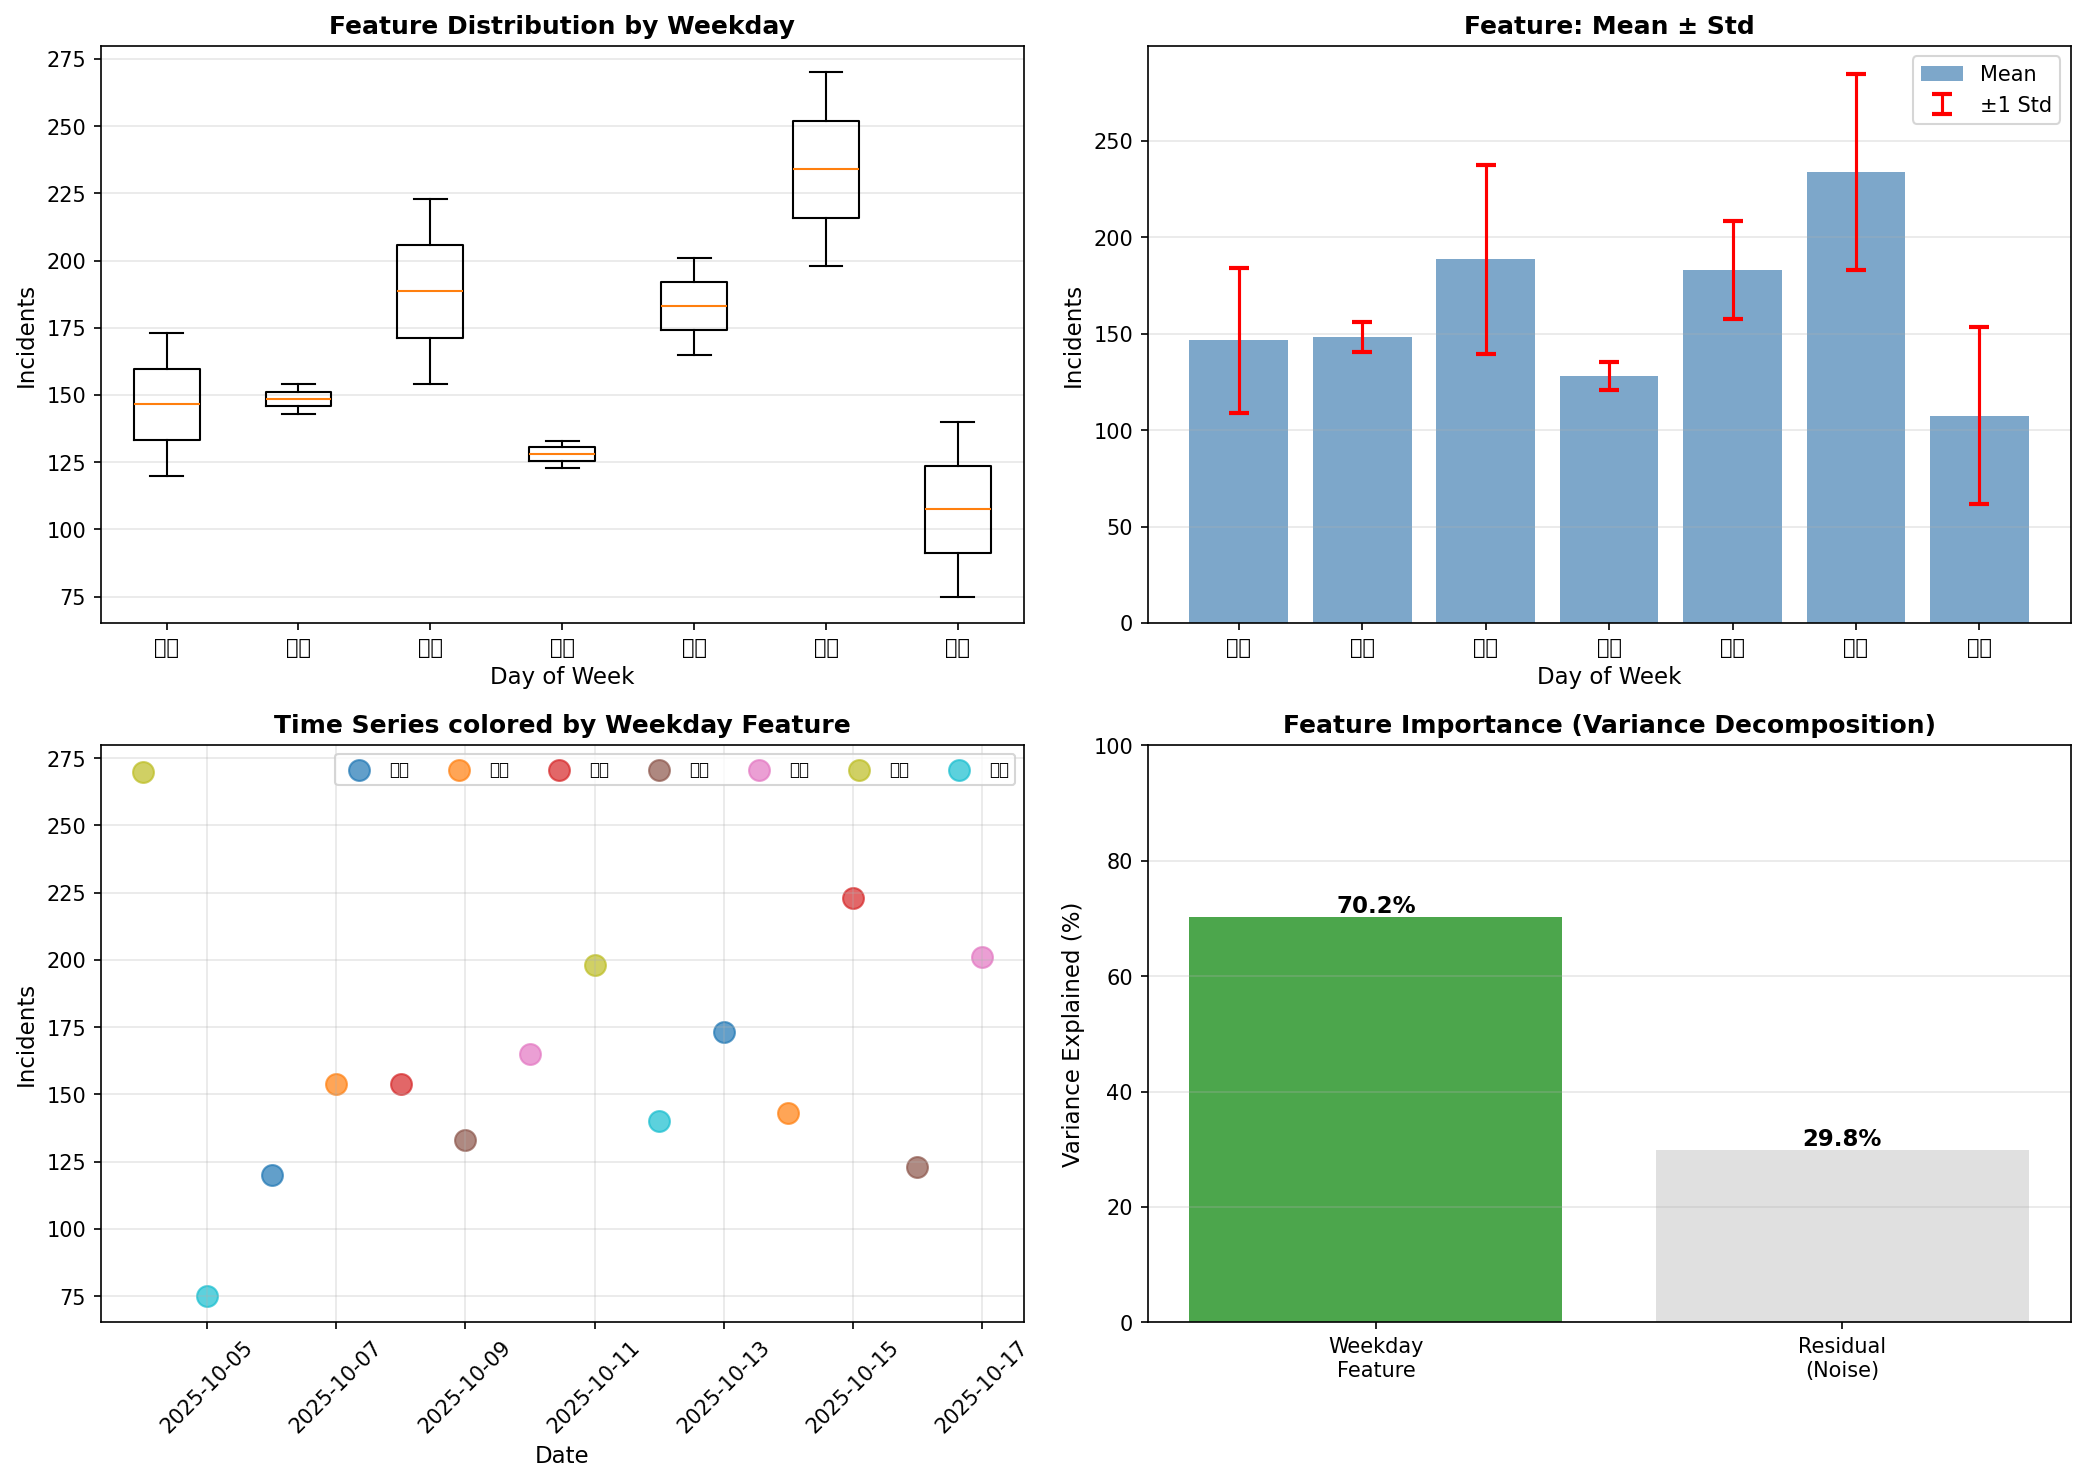

The Python source for this figure:
"""
Simple-14days 特征设计详解
"""

import pandas as pd
import numpy as np
import matplotlib.pyplot as plt
import matplotlib
matplotlib.use('Agg')

# 加载数据
df = pd.read_csv('./rawdata/raw_data.csv')
df['ds'] = pd.to_datetime(df['ds'])
df = df.sort_values('ds').reset_index(drop=True)

print("="*80)
print("Simple-14days 特征设计详解")
print("="*80)
print()

# 使用10月17日为截止点
cutoff_date = pd.Timestamp('2025-10-17')
df_train = df[df['ds'] <= cutoff_date].copy()
recent_14 = df_train.tail(14).copy()

print("【1】特征工程流程")
print("="*80)
print("""
Step 1: 提取最近14天数据
Step 2: 为每天标注星期几特征（dayofweek: 0-6）
Step 3: 按星期分组，计算统计量
Step 4: 对未来7天，使用对应星期的统计量进行预测
""")
print()

# Step 1-2: 特征提取
print("【2】原始数据 + 星期特征")
print("="*80)
recent_14['dayofweek'] = recent_14['ds'].dt.dayofweek
recent_14['dayname'] = recent_14['ds'].dt.day_name()

print("最近14天数据 (2025-10-04 到 2025-10-17):")
print(recent_14[['ds', 'dayname', 'dayofweek', 'y']].to_string(index=False))
print()

# Step 3: 特征统计
print("【3】特征统计量计算")
print("="*80)

weekday_features = recent_14.groupby(['dayofweek', 'dayname']).agg({
    'y': ['count', 'mean', 'std', 'min', 'max', 'median']
}).reset_index()

weekday_features.columns = ['dayofweek', 'dayname', 'count', 'mean', 'std', 'min', 'max', 'median']

print("按星期分组的特征:")
print(weekday_features.to_string(index=False))
print()

print("【4】特征详细解释")
print("="*80)
print()

for idx, row in weekday_features.iterrows():
    dow = int(row['dayofweek'])
    name = row['dayname']
    count = int(row['count'])
    mean = row['mean']
    std = row['std']
    min_val = row['min']
    max_val = row['max']
    median = row['median']
    
    print(f"{name} (dayofweek={dow}):")
    print(f"  样本数: {count} 个")
    print(f"  均值: {mean:.1f}")
    print(f"  标准差: {std:.1f}")
    print(f"  中位数: {median:.1f}")
    print(f"  范围: [{min_val:.0f}, {max_val:.0f}]")
    print(f"  变异系数: {std/mean:.3f}")
    
    # 找出这个星期的具体样本
    samples = recent_14[recent_14['dayofweek'] == dow]
    print(f"  具体样本:")
    for _, s in samples.iterrows():
        print(f"    {s['ds'].strftime('%Y-%m-%d')}: {int(s['y'])}")
    print()

print("="*80)
print("【5】特征设计的核心思想")
print("="*80)
print("""
特征类型: 单一类别特征
━━━━━━━━━━━━━━━━━━━━━━━━━━━━━━━━━━━━━━━━━━━━━━━━━━━━━

特征名: dayofweek (星期几)
特征值: 0-6 (整数，代表周一到周日)
特征类型: Categorical (类别型)

预测逻辑:
━━━━━━━━━━━━━━━━━━━━━━━━━━━━━━━━━━━━━━━━━━━━━━━━━━━━━
IF 预测日期是周一 (dayofweek=0):
    THEN 预测值 = 最近14天中所有周一的均值
    
IF 预测日期是周二 (dayofweek=1):
    THEN 预测值 = 最近14天中所有周二的均值
    
... (依此类推)

置信区间:
━━━━━━━━━━━━━━━━━━━━━━━━━━━━━━━━━━━━━━━━━━━━━━━━━━━━━
lower = mean - 1.5 × std
upper = mean + 1.5 × std

(1.5σ约等于80%置信区间，假设正态分布)
""")
print()

print("【6】为什么只用一个特征？")
print("="*80)
print("""
对比: 复杂模型(如LightGBM)使用的特征

LightGBM特征表 (31个):
┌────────────────────┬──────────────────────────────────┐
│ 特征类型           │ 具体特征                          │
├────────────────────┼──────────────────────────────────┤
│ Lag特征 (7个)      │ lag_1, lag_2, lag_3, lag_7,      │
│                    │ lag_14, lag_21, lag_28           │
├────────────────────┼──────────────────────────────────┤
│ 滚动均值 (3个)     │ rolling_mean_7/14/30             │
├────────────────────┼──────────────────────────────────┤
│ 滚动标准差 (3个)   │ rolling_std_7/14/30              │
├────────────────────┼──────────────────────────────────┤
│ 滚动极值 (6个)     │ rolling_min/max_7/14/30          │
├────────────────────┼──────────────────────────────────┤
│ 时间特征 (6个)     │ dayofweek, day, month, quarter,  │
│                    │ dayofyear, weekofyear            │
├────────────────────┼──────────────────────────────────┤
│ 其他 (6个)         │ is_weekend, trend, diff_1,       │
│                    │ diff_7, deviation_from_mean_7/30 │
└────────────────────┴──────────────────────────────────┘

问题:
━━━━━━━━━━━━━━━━━━━━━━━━━━━━━━━━━━━━━━━━━━━━━━━━━━━━━
✗ lag_28需要28天历史 → 60天窗口变成32天可用
✗ 包含历史趋势(trend) → 但历史已不适用(regime change)
✗ 31个特征但只有32个样本 → 特征数/样本数 = 0.97 (过拟合风险)
✗ 训练时间长(10-30秒) → 实时性差

Simple-14days的优势:
━━━━━━━━━━━━━━━━━━━━━━━━━━━━━━━━━━━━━━━━━━━━━━━━━━━━━
✓ 只用1个特征 → 不需要历史lag，全部14天可用
✓ 只关注"当前"星期模式 → 不受历史趋势影响
✓ 1个特征14个样本 → 特征数/样本数 = 0.07 (无过拟合)
✓ 运行时间<1秒 → 实时性好
✓ 易于理解和解释 → 业务人员都能懂
""")
print()

print("【7】特征设计的理论基础")
print("="*80)
print("""
为什么单特征在这个场景下有效？

1. 奥卡姆剃刀原则 (Occam's Razor)
   "如无必要，勿增实体"
   在多个模型都能解释数据时，选择最简单的

2. 样本-特征比 (Sample-to-Feature Ratio)
   理论要求: 样本数 ≥ 10 × 特征数
   
   Simple-14days: 14样本 / 1特征 = 14:1 ✓
   LightGBM:     32样本 / 31特征 = 1.03:1 ✗

3. 领域知识
   - 数据有regime change → 历史不适用
   - 相关性分析显示: lag1=0.76, lag7=0.81
     虽然相关，但在低位平台期这些相关性已变化
   - 星期效应虽弱但稳定存在

4. 偏差-方差权衡 (Bias-Variance Tradeoff)
   简单模型:
     - 高偏差(可能欠拟合) 
     - 低方差(预测稳定)
     - 总误差 = 适中
   
   复杂模型(样本不足时):
     - 低偏差(训练很好)
     - 高方差(过拟合，泛化差)
     - 总误差 = 高
""")
print()

print("【8】特征有效性验证")
print("="*80)

# 计算星期效应的统计显著性
overall_mean = recent_14['y'].mean()
weekday_means = recent_14.groupby('dayofweek')['y'].mean()

print(f"全局均值: {overall_mean:.1f}")
print(f"\n各星期偏离度:")
for dow, mean in weekday_means.items():
    deviation = (mean - overall_mean) / overall_mean * 100
    print(f"  星期{dow}: {mean:.1f} (偏离全局 {deviation:+.1f}%)")

# 方差分析
between_group_var = sum([(weekday_means[dow] - overall_mean)**2 * len(recent_14[recent_14['dayofweek']==dow]) 
                         for dow in weekday_means.index])
total_var = sum((recent_14['y'] - overall_mean)**2)
explained_var_ratio = between_group_var / total_var if total_var > 0 else 0

print(f"\n星期特征解释的方差比例: {explained_var_ratio*100:.1f}%")
print(f"残差方差比例: {(1-explained_var_ratio)*100:.1f}%")

if explained_var_ratio < 0.1:
    print("→ 星期效应较弱 (解释<10%方差)")
elif explained_var_ratio < 0.3:
    print("→ 星期效应中等 (解释10-30%方差)")
else:
    print("→ 星期效应显著 (解释>30%方差)")
print()

print("【9】特征的稳定性分析")
print("="*80)

# 对比不同14天窗口的星期均值稳定性
windows = [
    (df[(df['ds'] > '2025-09-20') & (df['ds'] <= '2025-10-03')], "窗口1: 09-21~10-03"),
    (df[(df['ds'] > '2025-09-27') & (df['ds'] <= '2025-10-10')], "窗口2: 09-28~10-10"),
    (df[(df['ds'] > '2025-10-04') & (df['ds'] <= '2025-10-17')], "窗口3: 10-04~10-17"),
]

print("不同时间窗口的星期均值对比:")
print()
print(f"{'星期':<10} {'窗口1':<10} {'窗口2':<10} {'窗口3':<10} {'变异系数':<10}")
print("-"*60)

weekday_names_short = ['周一', '周二', '周三', '周四', '周五', '周六', '周日']
for dow in range(7):
    means = []
    for window_df, _ in windows:
        window_df = window_df.copy()
        window_df['dayofweek'] = window_df['ds'].dt.dayofweek
        dow_data = window_df[window_df['dayofweek'] == dow]
        if len(dow_data) > 0:
            means.append(dow_data['y'].mean())
        else:
            means.append(np.nan)
    
    if all(~np.isnan(means)):
        cv = np.std(means) / np.mean(means) if np.mean(means) > 0 else 0
        print(f"{weekday_names_short[dow]:<10} {means[0]:<10.1f} {means[1]:<10.1f} {means[2]:<10.1f} {cv:<10.3f}")
    else:
        print(f"{weekday_names_short[dow]:<10} {'N/A':<10} {'N/A':<10} {'N/A':<10} {'N/A':<10}")

print()
print("变异系数越小，说明该星期的特征越稳定")
print()

print("【10】可视化特征空间")
print("="*80)

fig, axes = plt.subplots(2, 2, figsize=(14, 10))

# 图1: 特征分布(按星期)
ax1 = axes[0, 0]
boxplot_data = [recent_14[recent_14['dayofweek']==dow]['y'].values 
                for dow in range(7)]
bp = ax1.boxplot(boxplot_data, labels=weekday_names_short)
ax1.set_xlabel('Day of Week', fontsize=11)
ax1.set_ylabel('Incidents', fontsize=11)
ax1.set_title('Feature Distribution by Weekday', fontsize=12, fontweight='bold')
ax1.grid(True, alpha=0.3, axis='y')

# 图2: 特征均值+标准差
ax2 = axes[0, 1]
means = [weekday_features[weekday_features['dayofweek']==dow]['mean'].values[0] 
         if dow in weekday_features['dayofweek'].values else 0 
         for dow in range(7)]
stds = [weekday_features[weekday_features['dayofweek']==dow]['std'].values[0] 
        if dow in weekday_features['dayofweek'].values else 0 
        for dow in range(7)]

x_pos = np.arange(7)
ax2.bar(x_pos, means, alpha=0.7, color='steelblue', label='Mean')
ax2.errorbar(x_pos, means, yerr=stds, fmt='none', ecolor='red', 
            capsize=5, capthick=2, label='±1 Std')
ax2.set_xlabel('Day of Week', fontsize=11)
ax2.set_ylabel('Incidents', fontsize=11)
ax2.set_title('Feature: Mean ± Std', fontsize=12, fontweight='bold')
ax2.set_xticks(x_pos)
ax2.set_xticklabels(weekday_names_short)
ax2.legend()
ax2.grid(True, alpha=0.3, axis='y')

# 图3: 时间序列+特征标注
ax3 = axes[1, 0]
colors = plt.cm.tab10(np.linspace(0, 1, 7))
for dow in range(7):
    dow_data = recent_14[recent_14['dayofweek'] == dow]
    ax3.scatter(dow_data['ds'], dow_data['y'], 
               c=[colors[dow]], label=weekday_names_short[dow], s=100, alpha=0.7)

ax3.set_xlabel('Date', fontsize=11)
ax3.set_ylabel('Incidents', fontsize=11)
ax3.set_title('Time Series colored by Weekday Feature', fontsize=12, fontweight='bold')
ax3.legend(loc='best', ncol=7, fontsize=8)
ax3.grid(True, alpha=0.3)
ax3.tick_params(axis='x', rotation=45)

# 图4: 特征重要性(用解释方差表示)
ax4 = axes[1, 1]
explained = explained_var_ratio * 100
residual = (1 - explained_var_ratio) * 100

bars = ax4.bar(['Weekday\nFeature', 'Residual\n(Noise)'], 
               [explained, residual], 
               color=['green', 'lightgray'], alpha=0.7)
ax4.set_ylabel('Variance Explained (%)', fontsize=11)
ax4.set_title('Feature Importance (Variance Decomposition)', 
             fontsize=12, fontweight='bold')
ax4.set_ylim([0, 100])

# 添加数值标签
for bar in bars:
    height = bar.get_height()
    ax4.text(bar.get_x() + bar.get_width()/2., height,
            f'{height:.1f}%', ha='center', va='bottom', fontsize=11, fontweight='bold')

ax4.grid(True, alpha=0.3, axis='y')

plt.tight_layout()
plt.savefig('simple14_feature_design.png', dpi=150, bbox_inches='tight')
print("✓ 特征设计可视化已保存: simple14_feature_design.png")
print()

print("="*80)
print("【总结】Simple-14days特征设计")
print("="*80)
print(f"""
特征数量: 1个
特征名称: dayofweek (星期几)
特征类型: Categorical (7个类别: 0-6)
特征来源: 日期时间戳

预测公式:
━━━━━━━━━━━━━━━━━━━━━━━━━━━━━━━━━━━━━━━━━━━━━━━━━━━━━
prediction(date) = mean(y | dayofweek = date.dayofweek, 
                        ds in [date-14days, date])

简单来说:
  预测值 = 最近14天中同样星期几的平均值

置信区间:
━━━━━━━━━━━━━━━━━━━━━━━━━━━━━━━━━━━━━━━━━━━━━━━━━━━━━
CI_80% = [mean - 1.5×std, mean + 1.5×std]

特征统计:
━━━━━━━━━━━━━━━━━━━━━━━━━━━━━━━━━━━━━━━━━━━━━━━━━━━━━
- 解释方差: {explained_var_ratio*100:.1f}%
- 每个类别样本数: {int(14/7)} 个
- 样本-特征比: 14:1

为什么有效:
━━━━━━━━━━━━━━━━━━━━━━━━━━━━━━━━━━━━━━━━━━━━━━━━━━━━━
1. 数据有regime change，只用最近数据
2. 样本充足，避免过拟合
3. 特征稳定，星期模式存在
4. 简单透明，易于理解维护
5. 运行快速，实时性好

这是"极简主义"在机器学习中的成功案例！
""")
